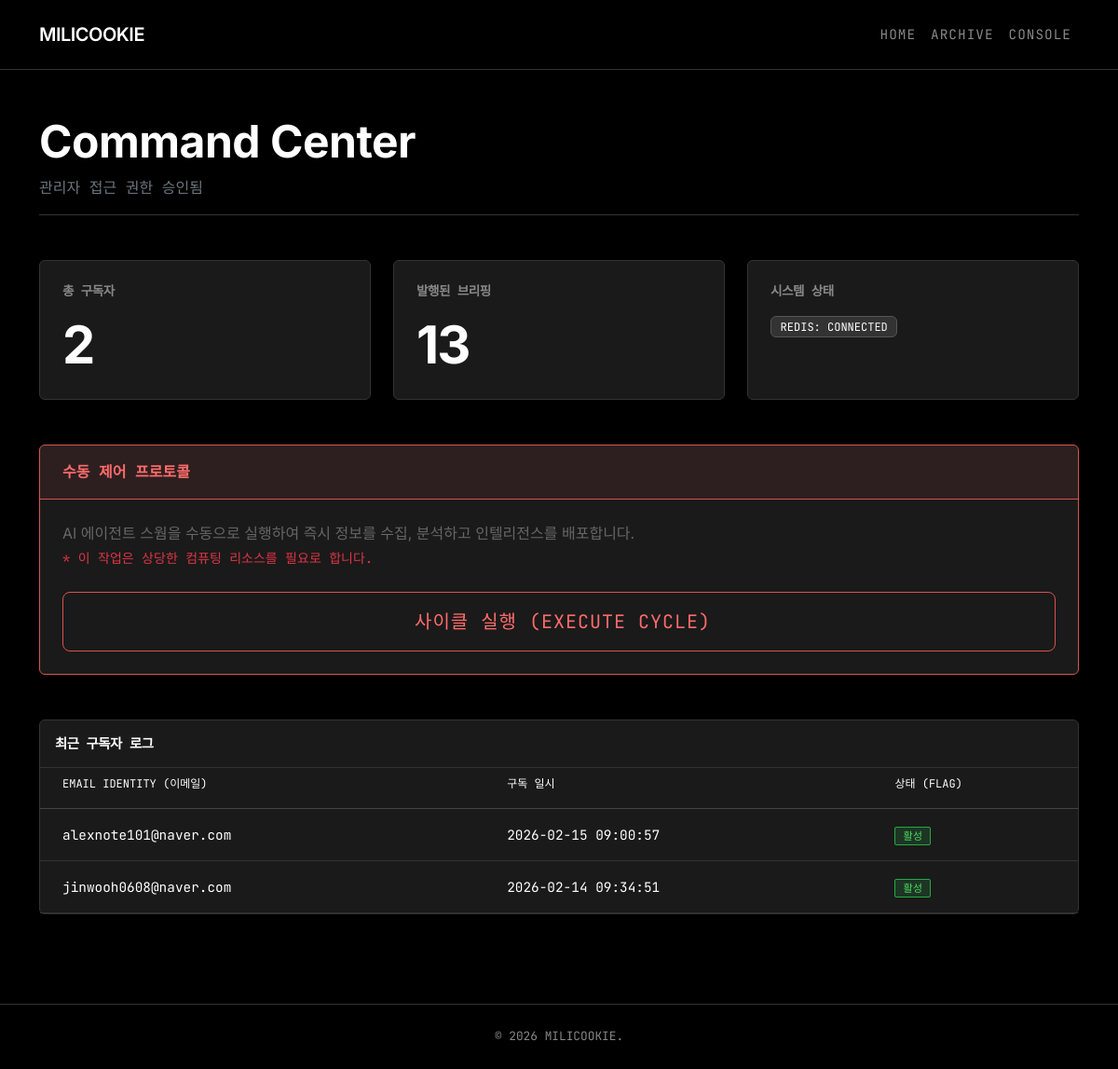
The page /dashboard/ (signed in) on the database its author committed.
### subscribers/models.py (models this page shows, shortened)
class Subscriber(models.Model):
    email = models.EmailField(unique=True, help_text="User's email address")
    is_active = models.BooleanField(default=True, help_text="Is this subscriber active?")
    subscribed_at = models.DateTimeField(auto_now_add=True)
    class Meta:
        ordering = ['-subscribed_at']

### dashboard/views.py (the view)
# urls.py: path('dashboard/', dashboard_view, name='dashboard'),
@staff_member_required
def dashboard_view(request):
    total_subscribers = Subscriber.objects.count()
    total_newsletters = Newsletter.objects.count()
    recent_subscribers = Subscriber.objects.all().order_by('-subscribed_at')[:10]
    context = {
        'total_subscribers': total_subscribers,
        'total_newsletters': total_newsletters,
        'recent_subscribers': recent_subscribers,
    }
    return render(request, 'admin_custom.html', context)

### templates/admin_custom.html (shortened to what this page needs)
{% extends 'base.html' %}
{% block content %}
<div class="container py-5">
    <div class="dashboard-header mb-5">
        <h1 class="mb-0 text-white display-5 fw-bold">Command Center</h1>
        <p class="text-secondary font-mono mt-2 mb-0">관리자 접근 권한 승인됨</p>
    </div>
    <div class="row g-4 mb-5">
        <div class="col-md-4">
            <div class="card stat-card">
                <div class="card-body p-4">
                    <h5 class="card-title">총 구독자</h5>
                    <p class="display-4 mb-0">{{ total_subscribers }}</p>
                </div>
            </div>
        </div>
        <div class="col-md-4">
            <div class="card stat-card">
                <div class="card-body p-4">
                    <h5 class="card-title">발행된 브리핑</h5>
                    <p class="display-4 mb-0">{{ total_newsletters }}</p>
                </div>
            </div>
        </div>
        <div class="col-md-4">
            <div class="card stat-card">
                <div class="card-body p-4">
                    <h5 class="card-title">시스템 상태</h5>
                    <div class="mt-2">
                        <span class="badge sys-badge font-mono">REDIS: CONNECTED</span>
                    </div>
                </div>
            </div>
        </div>
    </div>
    <div class="card action-card mb-5">
        <div class="card-header p-3">
             수동 제어 프로토콜
        </div>
        <div class="card-body p-4">
            <p class="text-light-muted mb-4">
                AI 에이전트 스웜을 수동으로 실행하여 즉시 정보를 수집, 분석하고 인텔리전스를 배포합니다.
                <br><span class="text-danger small font-mono">* 이 작업은 상당한 컴퓨팅 리소스를 필요로 합니다.</span>
            </p>
            <form method="post" action="{% url 'trigger_crew' %}">
                <button type="submit" class="btn btn-action btn-lg w-100 py-3" onclick="return confirm('인텔리전스 사이클을 시작합니다.\n\n예상 소요 시간: 5-10분.\n실행하시겠습니까?');">
                     사이클 실행 (EXECUTE CYCLE)
                </button>
            </form>
        </div>
    </div>
    <div class="card border border-secondary" style="background-color: #1a1a1a; border-color: #333 !important;">
        <div class="card-header bg-transparent border-bottom border-secondary p-3" style="border-color: #333 !important;">
            <h5 class="mb-0 text-white font-mono" style="font-size: 0.9rem;">최근 구독자 로그</h5>
        </div>
        <div class="card-body p-0">
            <div class="table-responsive">
                <table class="table table-custom table-hover mb-0">
                    <thead class="bg-transparent">
                        <tr>
                            <th class="ps-4" style="color: #fff;">Email Identity (이메일)</th>
                            <th style="color: #fff;">구독 일시</th>
                            <th style="color: #fff;">상태 (Flag)</th>
                        </tr>
                    </thead>
                    <tbody>
                        {% for sub in recent_subscribers %}
                        <tr>
                            <td class="ps-4 text-white">{{ sub.email }}</td>
                            <td class="font-mono text-white">{{ sub.subscribed_at|date:"Y-m-d H:i:s" }}</td>
                            <td>
                        {% if sub.is_active %}
                                <span class="status-badge-active font-mono">활성</span>
                                {% else %}
                                <span class="status-badge-inactive font-mono">비활성</span>
                                {% endif %}
                            </td>
                        </tr>
                        {% endfor %}
                    </tbody>
                </table>
            </div>
        </div>
    </div>
</div>
{% endblock %}

### templates/base.html (style rules this page uses)
:root { --bg-color: #000000; --surface-color: rgba(17, 17, 17, 0.8); --border-color: #333333; --text-primary: #ffffff; --text-secondary: #888888; --accent-color: #ffffff; }
body { font-family: 'Inter', -apple-system, BlinkMacSystemFont, sans-serif; background-color: var(--bg-color); color: var(--text-primary); line-height: 1.6; -webkit-font-smoothing: antialiased; overflow-x: hidden; }
h1, h2, h3, h4, h5, h6, .navbar-brand { font-family: 'Inter', sans-serif; font-weight: 600; letter-spacing: -0.5px; color: var(--text-primary); }
.font-mono { font-family: 'JetBrains Mono', monospace; }
.text-light-muted { color: #666; }

### templates/admin_custom.html (style rules this page uses)
.dashboard-header { border-bottom: 1px solid var(--border-color); padding-bottom: 1rem; margin-bottom: 3rem; }
.stat-card { background-color: #1a1a1a; border: 1px solid #333; height: 100%; transition: all 0.2s; }
.stat-card .card-title { color: var(--text-secondary); font-family: 'JetBrains Mono', monospace; font-size: 0.85rem; text-transform: uppercase; margin-bottom: 1rem; }
.stat-card .display-4 { color: #fff; font-weight: 700; letter-spacing: -2px; }
.action-card { background-color: #1a1a1a; border: 1px solid #d9534f; }
.action-card .card-header { background-color: rgba(217, 83, 79, 0.1); border-bottom: 1px solid #d9534f; color: #ff6b6b; font-family: 'JetBrains Mono', monospace; text-transform: uppercase; font-weight: 600; }
.table-custom { color: #ccc; font-family: 'JetBrains Mono', monospace; font-size: 0.9rem; --bs-table-bg: transparent; --bs-table-hover-bg: rgba(255, 255, 255, 0.05); }
.table-custom th { border-bottom: 1px solid #444; color: var(--text-secondary); font-weight: 400; text-transform: uppercase; font-size: 0.75rem; padding-bottom: 1rem; }
.table-custom td { border-bottom: 1px solid #333; padding: 1rem 0.5rem; vertical-align: middle; }
.btn-action { background-color: transparent; border: 1px solid #d9534f; color: #ff6b6b; font-family: 'JetBrains Mono', monospace; text-transform: uppercase; letter-spacing: 1px; transition: all 0.2s; }
.sys-badge { background-color: #333; border: 1px solid #555; color: #fff; font-weight: 400; padding: 0.4em 0.8em; }
.status-badge-active { background-color: rgba(40, 167, 69, 0.2); color: #4cd964; border: 1px solid #28a745; padding: 2px 8px; border-radius: 2px; font-size: 0.7rem; }

### rows shown on the page
Subscriber: email "alexnote101@naver.com", subscribed_at "2026-02-15 09:00:57", is_active "활성"
Subscriber: email "jinwooh0608@naver.com", subscribed_at "2026-02-14 09:34:51", is_active "활성"

### other values the page prints
{{ total_subscribers }} "2"
{{ total_newsletters }} "13"
